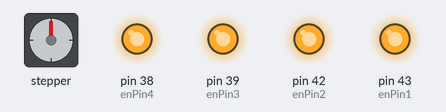
The sketch below on a simulated Arduino Mega 2560, built with avr-gcc and run on an emulated ATmega2560. On the bench: stepper motor, output pins drawn as LEDs (lit = HIGH). Wiring (inferred from the names in the program): stepper motor (2048 steps per turn assumed): coils pin 27, pin 26, pin 23, pin 22. Pins used as bus, display or sensor lines are not drawn.

Above: at 0.05 s.
Timing chart, 0 to 51.1 s (numbered marks = the images above):
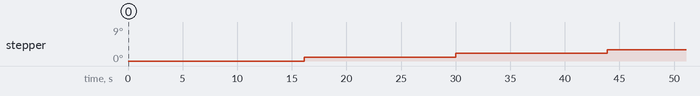

The sketch:

Sterowanie_delta_4_ram.ino
```cpp
#define enPin1 43
#define dirPin1 27
#define stepPin1 35

#define enPin2 42
#define dirPin2 26
#define stepPin2 34

#define enPin3 39
#define dirPin3 23
#define stepPin3 31

#define enPin4 38
#define dirPin4 22
#define stepPin4 30


#define indsensePin1 46
#define indsensePin2 47
#define indsensePin3 50
#define indsensePin4 51

#define testPin 13


void setup() {

  pinMode(13, INPUT);

  pinMode(stepPin1, OUTPUT);
  pinMode(dirPin1, OUTPUT);
  pinMode(enPin1, OUTPUT);

  pinMode(stepPin2, OUTPUT);
  pinMode(dirPin2, OUTPUT);
  pinMode(enPin2, OUTPUT);

  pinMode(stepPin3, OUTPUT);
  pinMode(dirPin3, OUTPUT);
  pinMode(enPin3, OUTPUT);

  pinMode(stepPin4, OUTPUT);
  pinMode(dirPin4, OUTPUT);
  pinMode(enPin4, OUTPUT);


  pinMode(indsensePin1, INPUT);
  pinMode(indsensePin2, INPUT);
  pinMode(indsensePin3, INPUT);
  pinMode(indsensePin4, INPUT);


  digitalWrite(dirPin1, LOW);
  digitalWrite(stepPin1, LOW);
  digitalWrite(enPin1, HIGH);

  digitalWrite(dirPin2, LOW);
  digitalWrite(stepPin2, LOW);
  digitalWrite(enPin2, HIGH);

  digitalWrite(dirPin3, LOW);
  digitalWrite(stepPin3, LOW);
  digitalWrite(enPin3, HIGH);

  digitalWrite(dirPin4, LOW);
  digitalWrite(stepPin4, LOW);
  digitalWrite(enPin4, HIGH);


  Serial.begin(9600);

}

void loop() {


int k = 7500;
int j = 70;
int h;

char StartCommand;
    StartCommand=Serial.parseInt();
StartCommand=1;
  if (StartCommand==1){

for (h=0; h<k; h++){
      digitalWrite(stepPin1, HIGH);
      digitalWrite(stepPin2, HIGH);
      digitalWrite(stepPin3, HIGH);
      digitalWrite(stepPin4, HIGH);
      delayMicroseconds(j);
      digitalWrite(stepPin1, LOW);
      digitalWrite(stepPin2, LOW);
      digitalWrite(stepPin3, LOW);
      digitalWrite(stepPin4, LOW);
      delayMicroseconds(j);
    }
 digitalWrite(dirPin1, !digitalRead(dirPin1));
 digitalWrite(dirPin2, !digitalRead(dirPin2));
 digitalWrite(dirPin3, !digitalRead(dirPin3));
 digitalWrite(dirPin4, !digitalRead(dirPin4));
k = 0;


}
delay(50);


}
```
